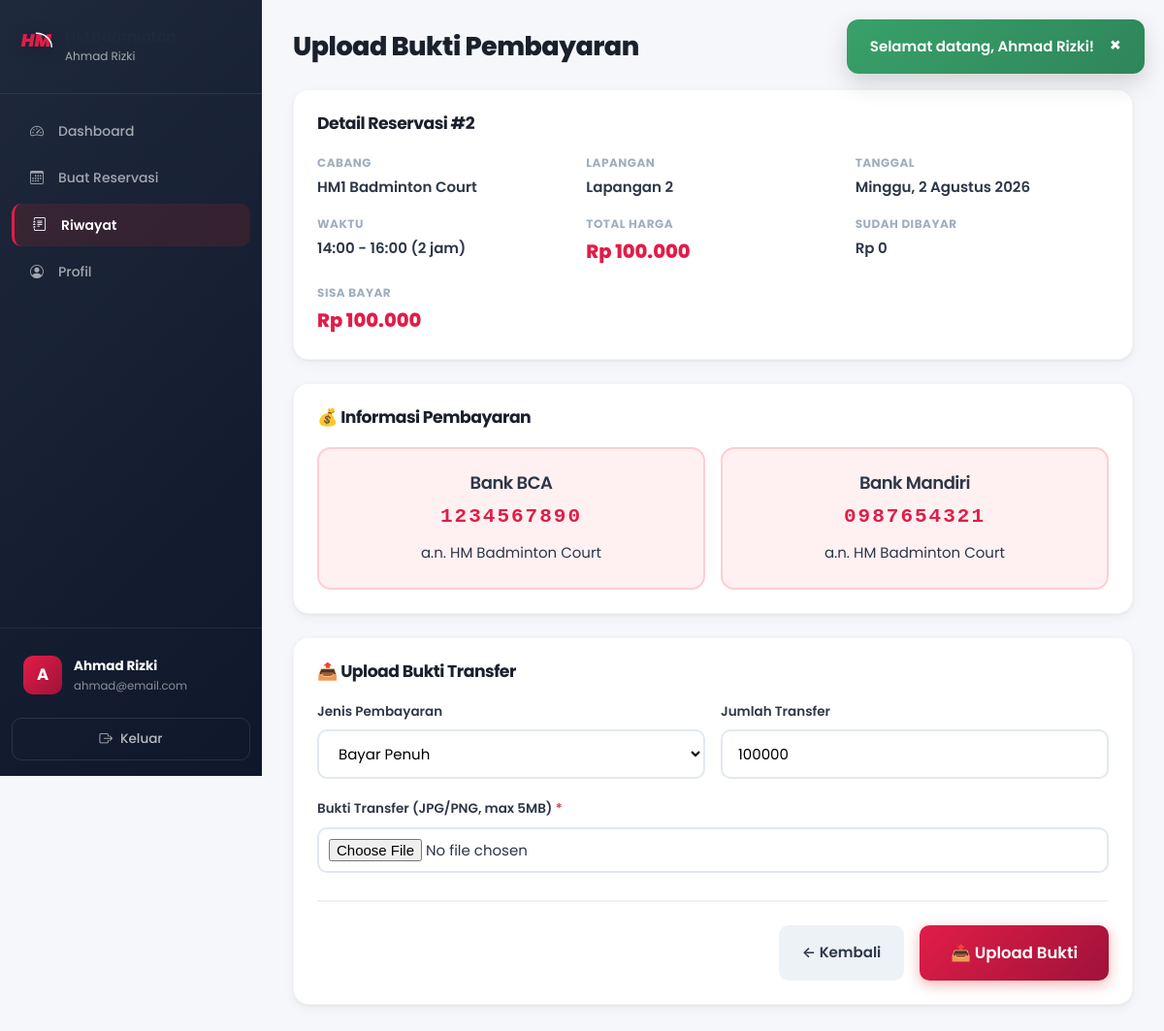
Screenshot of /pelanggan/pembayaran.php?reservasi_id=2 (signed in) with the database file from the repository.
### tables this page shows
CREATE TABLE IF NOT EXISTS reservasi (
    id INT AUTO_INCREMENT PRIMARY KEY,
    user_id INT NOT NULL COMMENT 'ID pelanggan pemesan',
    lapangan_id INT NOT NULL COMMENT 'ID lapangan yang dipesan',
    tanggal DATE NOT NULL COMMENT 'Tanggal main',
    waktu_mulai TIME NOT NULL COMMENT 'Jam mulai bermain',
    waktu_selesai TIME NOT NULL COMMENT 'Jam selesai bermain',
    durasi_jam INT NOT NULL COMMENT 'Lama sewa dalam jam',
    total_harga INT NOT NULL COMMENT 'Total biaya',
    catatan TEXT COMMENT 'Catatan tambahan dari pelanggan',
    status ENUM('pending', 'confirmed', 'cancelled', 'completed') DEFAULT 'pending' 
        COMMENT 'pending=menunggu, confirmed=dikonfirmasi, cancelled=dibatalkan, completed=selesai',
    payment_status ENUM('unpaid', 'dp_paid', 'paid') DEFAULT 'unpaid'
        COMMENT 'Status pembayaran',
    total_dibayar INT DEFAULT 0 COMMENT 'Total yang sudah dibayar',
    created_at TIMESTAMP DEFAULT CURRENT_TIMESTAMP,
    updated_at TIMESTAMP DEFAULT CURRENT_TIMESTAMP ON UPDATE CURRENT_TIMESTAMP,
    
    FOREIGN KEY (user_id) REFERENCES users(id) ON DELETE CASCADE,
    FOREIGN KEY (lapangan_id) REFERENCES lapangan(id) ON DELETE CASCADE,
    
    INDEX idx_tanggal (tanggal),
    INDEX idx_status (status),
    INDEX idx_payment_status (payment_status),
    INDEX idx_user (user_id),
    INDEX idx_lapangan_tanggal (lapangan_id, tanggal)
);

CREATE TABLE IF NOT EXISTS cabang (
    id INT AUTO_INCREMENT PRIMARY KEY,
    nama VARCHAR(100) NOT NULL COMMENT 'Nama cabang',
    alamat VARCHAR(255) NOT NULL COMMENT 'Alamat lengkap cabang',
    jumlah_lapangan INT NOT NULL DEFAULT 0 COMMENT 'Jumlah lapangan di cabang',
    no_telepon VARCHAR(20) DEFAULT NULL COMMENT 'Nomor telepon cabang',
    created_at TIMESTAMP DEFAULT CURRENT_TIMESTAMP,
    
    INDEX idx_nama (nama)
);

CREATE TABLE IF NOT EXISTS lapangan (
    id INT AUTO_INCREMENT PRIMARY KEY,
    cabang_id INT NOT NULL COMMENT 'ID cabang pemilik lapangan',
    nama VARCHAR(50) NOT NULL COMMENT 'Nama lapangan (Lapangan 1, 2, dst)',
    tipe ENUM('indoor', 'outdoor') DEFAULT 'indoor' COMMENT 'Tipe lapangan',
    status ENUM('tersedia', 'perawatan', 'tidak_aktif') DEFAULT 'tersedia' COMMENT 'Status ketersediaan',
    
    FOREIGN KEY (cabang_id) REFERENCES cabang(id) ON DELETE CASCADE,
    INDEX idx_cabang (cabang_id),
    INDEX idx_status (status)
);

### config/functions.php (called while the page is built, shortened)
<?php
function getReservasiById($id) {
    $db = getDB();
    $stmt = $db->prepare("SELECT r.*, l.nama as lapangan_nama, l.cabang_id, c.nama as cabang_nama, c.alamat, u.nama as user_nama, u.no_telepon as user_telepon, u.email as user_email
        FROM reservasi r
        JOIN lapangan l ON r.lapangan_id = l.id
        JOIN cabang c ON l.cabang_id = c.id
        JOIN users u ON r.user_id = u.id
        WHERE r.id = ?");
    $stmt->execute([$id]);
    return $stmt->fetch();
}
function hitungTotalDibayar($reservasi_id) {
    $db = getDB();
    $stmt = $db->prepare("SELECT COALESCE(SUM(jumlah), 0) FROM payments WHERE reservasi_id = ? AND status = 'verified'");
    $stmt->execute([$reservasi_id]);
    return (int) $stmt->fetchColumn();
}
function formatRupiah($angka) {
    return 'Rp ' . number_format($angka, 0, ',', '.');
}
function formatTanggal($tanggal) {
    $bulan = ['','Januari','Februari','Maret','April','Mei','Juni','Juli','Agustus','September','Oktober','November','Desember'];
    $t = explode('-', substr($tanggal, 0, 10));
    return (int)$t[2] . ' ' . $bulan[(int)$t[1]] . ' ' . $t[0];
}
function getHariIndo($tanggal) {
    $hari = ['Minggu','Senin','Selasa','Rabu','Kamis','Jumat','Sabtu'];
    return $hari[date('w', strtotime($tanggal))];
}
?>

### pelanggan/pembayaran.php (the view, shortened to what this page needs)
<?php
$reservasi_id = filter_input(INPUT_GET, 'reservasi_id', FILTER_VALIDATE_INT);
$reservasi = getReservasiById($reservasi_id);
$totalDibayar = hitungTotalDibayar($reservasi_id);
$sisaBayar = $reservasi['total_harga'] - $totalDibayar;
require_once __DIR__ . '/../includes/header.php';
?>
<div class="dashboard-layout">
    <?php require_once __DIR__ . '/../includes/sidebar_pelanggan.php'; ?>
    <main class="main-content">
        <header class="page-header">
            <h1>Upload Bukti Pembayaran</h1>
        </header>
        <div class="content-section">
            <h2>Detail Reservasi #<?php echo $reservasi['id']; ?></h2>
            <div class="detail-grid">
                <div class="detail-item">
                    <label>Cabang</label>
                    <p><?php echo $reservasi['cabang_nama']; ?></p>
                </div>
                <div class="detail-item">
                    <label>Lapangan</label>
                    <p><?php echo $reservasi['lapangan_nama']; ?></p>
                </div>
                <div class="detail-item">
                    <label>Tanggal</label>
                    <p><?php echo getHariIndo($reservasi['tanggal']) . ', ' . formatTanggal($reservasi['tanggal']); ?></p>
                </div>
                <div class="detail-item">
                    <label>Waktu</label>
                    <p><?php echo substr($reservasi['waktu_mulai'], 0, 5); ?> - <?php echo substr($reservasi['waktu_selesai'], 0, 5); ?> (<?php echo $reservasi['durasi_jam']; ?> jam)</p>
                </div>
                <div class="detail-item">
                    <label>Total Harga</label>
                    <p class="price-highlight"><?php echo formatRupiah($reservasi['total_harga']); ?></p>
                </div>
                <div class="detail-item">
                    <label>Sudah Dibayar</label>
                    <p><?php echo formatRupiah($totalDibayar); ?></p>
                </div>
                <div class="detail-item">
                    <label>Sisa Bayar</label>
                    <p class="price-highlight" style="color: <?php echo $sisaBayar > 0 ? '#e53e3e' : '#38a169'; ?>">
                        <?php echo formatRupiah($sisaBayar); ?>
                    </p>
                </div>
            </div>
        </div>
        <div class="content-section">
            <h2>💰 Informasi Pembayaran</h2>
            <div class="bank-info">
                <div class="bank-card">
                    <h4>Bank BCA</h4>
                    <p class="rekening-number">1234567890</p>
                    <p>a.n. HM Badminton Court</p>
                </div>
                <div class="bank-card">
                    <h4>Bank Mandiri</h4>
                    <p class="rekening-number">0987654321</p>
                    <p>a.n. HM Badminton Court</p>
                </div>
            </div>
        </div>
        <?php if ($sisaBayar > 0): ?>
        <div class="content-section">
            <h2>📤 Upload Bukti Transfer</h2>
            <form method="POST" enctype="multipart/form-data">
                <div class="form-row">
                    <div class="form-group">
                        <label>Jenis Pembayaran</label>
                        <select name="jenis" required>
                            <option value="full" <?php echo $totalDibayar == 0 ? 'selected' : ''; ?>>Bayar Penuh</option>
                        </select>
                    </div>
                    <div class="form-group">
                        <label>Jumlah Transfer</label>
                        <input type="number" name="jumlah" required min="1" max="<?php echo $sisaBayar; ?>"
                               value="<?php echo $sisaBayar; ?>" placeholder="Masukkan jumlah">
                    </div>
                </div>
                <div class="form-group">
                    <label>Bukti Transfer (JPG/PNG, max 5MB) <span class="required">*</span></label>
                    <input type="file" name="bukti_transfer" accept="image/jpeg,image/png,image/jpg" required class="file-input">
                </div>
                <div class="form-actions">
                    <a href="<?php echo BASE_URL; ?>pelanggan/riwayat.php" class="btn btn-secondary">← Kembali</a>
                    <button type="submit" name="upload_bukti" class="btn btn-primary btn-lg">📤 Upload Bukti</button>
                </div>
            </form>
        </div>
        <?php endif; ?>
    </main>
</div>
<?php require_once __DIR__ . '/../includes/footer.php'; ?>

### assets/css/design-system.css (style rules this page uses)
:root { --primary: #E11D48; --primary-dark: #BE123C; --primary-light: #FFE4E6; --primary-50: #FFF1F2; --primary-100: #FFE4E6; --primary-200: #FECDD3; --primary-500: #F43F5E; --primary-600: #E11D48; --primary-700: #BE123C; --primary-800: #9F1239; --primary-900: #881337; --secondary: #0F172A; --secondary-dark: #020617; --secondary-light: #1E293B; --secondary-50: #F8FAFC; --secondary-100: #F1F5F9; --secondary-200: #E2E8F0; --secondary-300: #CBD5E1; --secondary-400: #94A3B8; --secondary-500: #64748B; --secondary-600: #475569; --secondary-700: #334155; --secondary-800: #1E293B; --secondary-900: #0F172A; --accent: #FFB300; --accent-dark: #D97706; --accent-light: #FEF3C7; --success: #16A34A; --success-light: #DCFCE7; --success-dark: #15803D; --warning: #F59E0B; --warning-light: #FEF3C7; --warning-dark: #D97706; --danger: #DC2626; --danger-light: #FEE2E2; --danger-dark: #B91C1C; --info: #2563EB; --info-light: #DBEAFE; --info-dark: #1D4ED8; --bg-body: #F8FAFC; --bg-surface: #FFFFFF; --bg-surface-hover: #F1F5F9; --bg-muted: #F1F5F9; --bg-overlay: rgba(15, 23, 42, 0.6); --text-primary: #1E293B; --text-secondary: #64748B; --text-muted: #94A3B8; --text-inverse: #FFFFFF; --text-link: #DC2626; --border: #E2E8F0; --border-light: #F1F5F9; --border-dark: #CBD5E1; --border-focus: #DC2626; --shadow-xs: 0 1px 2px rgba(0, 0, 0, 0.05); --shadow-sm: 0 1px 3px rgba(0, 0, 0, 0.06), 0 1px 2px rgba(0, 0, 0, 0.04); --shadow-md: 0 4px 6px -1px rgba(0, 0, 0, 0.07), 0 2px 4px -2px rgba(0, 0, 0, 0.05); --shadow-lg: 0 10px 15px -3px rgba(0, 0, 0, 0.08), 0 4px 6px -4px rgba(0, 0, 0, 0.04); --shadow-xl: 0 20px 25px -5px rgba(0, 0, 0, 0.1), 0 8px 10px -6px rgba(0, 0, 0, 0.04); --shadow-2xl: 0 25px 50px -12px rgba(0, 0, 0, 0.2); --shadow-primary: 0 4px 14px rgba(220, 38, 38, 0.35); --shadow-card: 0 1px 3px rgba(0, 0, 0, 0.06), 0 4px 12px rgba(0, 0, 0, 0.04); --radius-sm: 6px; --radius-md: 10px; --radius-lg: 14px; --radius-xl: 20px; --radius-2xl: 24px; --radius-full: 9999px; --space-1: 4px; --space-2: 8px; --space-3: 12px; --space-4: 16px; --space-5: 20px; --space-6: 24px; --space-8: 32px; --space-10: 40px; --space-12: 48px; --space-16: 64px; --space-20: 80px; --font-sans: 'Poppins', 'Inter', 'Nunito Sans', 'Segoe UI', system-ui, -apple-system, sans-serif; --font-mono: 'JetBrains Mono', 'Fira Code', 'Courier New', monospace; --fw-light: 300; --fw-regular: 400; --fw-medium: 500; --fw-semibold: 600; --fw-bold: 700; --fw-extrabold: 800; --fw-black: 900; --fs-caption: 0.75rem; --fs-small: 0.8125rem; --fs-body: 0.9375rem; --fs-body-lg: 1rem; --fs-nav: 0.9rem; --fs-button: 0.9375rem; --fs-h4: 1.125rem; --fs-h3: 1.25rem; --fs-h2: 1.5rem; --fs-h1: 2rem; --fs-display: 2.5rem; --fs-display-lg: 3.5rem; --lh-tight: 1.2; --lh-snug: 1.375; --lh-normal: 1.6; --lh-relaxed: 1.75; --ls-tight: -0.5px; --ls-normal: 0; --ls-wide: 0.5px; --ls-wider: 1px; --transition-fast: 0.15s ease; --transition-base: 0.2s ease; --transition-smooth: 0.3s cubic-bezier(0.4, 0, 0.2, 1); --transition-bounce: 0.4s cubic-bezier(0.16, 1, 0.3, 1); --z-dropdown: 50; --z-sticky: 100; --z-fixed: 200; --z-overlay: 300; --z-modal: 400; --z-popover: 500; --z-toast: 600; --gradient-primary: linear-gradient(135deg, #E11D48 0%, #9F1239 100%); --gradient-secondary: linear-gradient(135deg, #1E293B 0%, #0F172A 100%); --gradient-accent: linear-gradient(135deg, #FFB300 0%, #D97706 100%); --gradient-hero: linear-gradient(135deg, #E11D48 0%, #881337 100%); --gradient-sidebar: linear-gradient(180deg, #1E293B 0%, #0F172A 100%); --gradient-success: linear-gradient(135deg, #10B981, #047857); --gradient-danger: linear-gradient(135deg, #EF4444, #C084FC); }
*, *::before, *::after { box-sizing: border-box; }
html { scroll-behavior: smooth; -webkit-text-size-adjust: 100%; }
body { font-family: var(--font-sans); font-size: var(--fs-body); font-weight: var(--fw-regular); line-height: var(--lh-normal); color: var(--text-primary); background-color: var(--bg-body); -webkit-font-smoothing: antialiased; -moz-osx-font-smoothing: grayscale; }
h1, h2, h3, h4, h5, h6 { font-family: var(--font-sans); font-weight: var(--fw-bold); line-height: var(--lh-tight); letter-spacing: var(--ls-tight); color: var(--text-primary); }
h1, .h1 { font-size: var(--fs-h1); font-weight: var(--fw-extrabold); }
h2, .h2 { font-size: var(--fs-h2); font-weight: var(--fw-bold); }
h4, .h4 { font-size: var(--fs-h4); font-weight: var(--fw-semibold); }

### rows the page displays
reservasi: id "2", cabang.nama "HM1 Badminton Court", lapangan.nama "Lapangan 2", tanggal "Minggu", tanggal "2 Agustus 2026", waktu_mulai "14:00", waktu_selesai "16:00", durasi_jam "2", total_harga "Rp 100.000", jumlah "100000"

### other values shown
$flash['message'] "Selamat datang, Ahmad Rizki!"
$_SESSION['nama'] "Ahmad Rizki"
substr($_SESSION['nama'], 0, 1) "A"
$_SESSION['email'] "ahmad@email.com"
formatRupiah($totalDibayar) "Rp 0"
formatRupiah($sisaBayar) "Rp 100.000"
